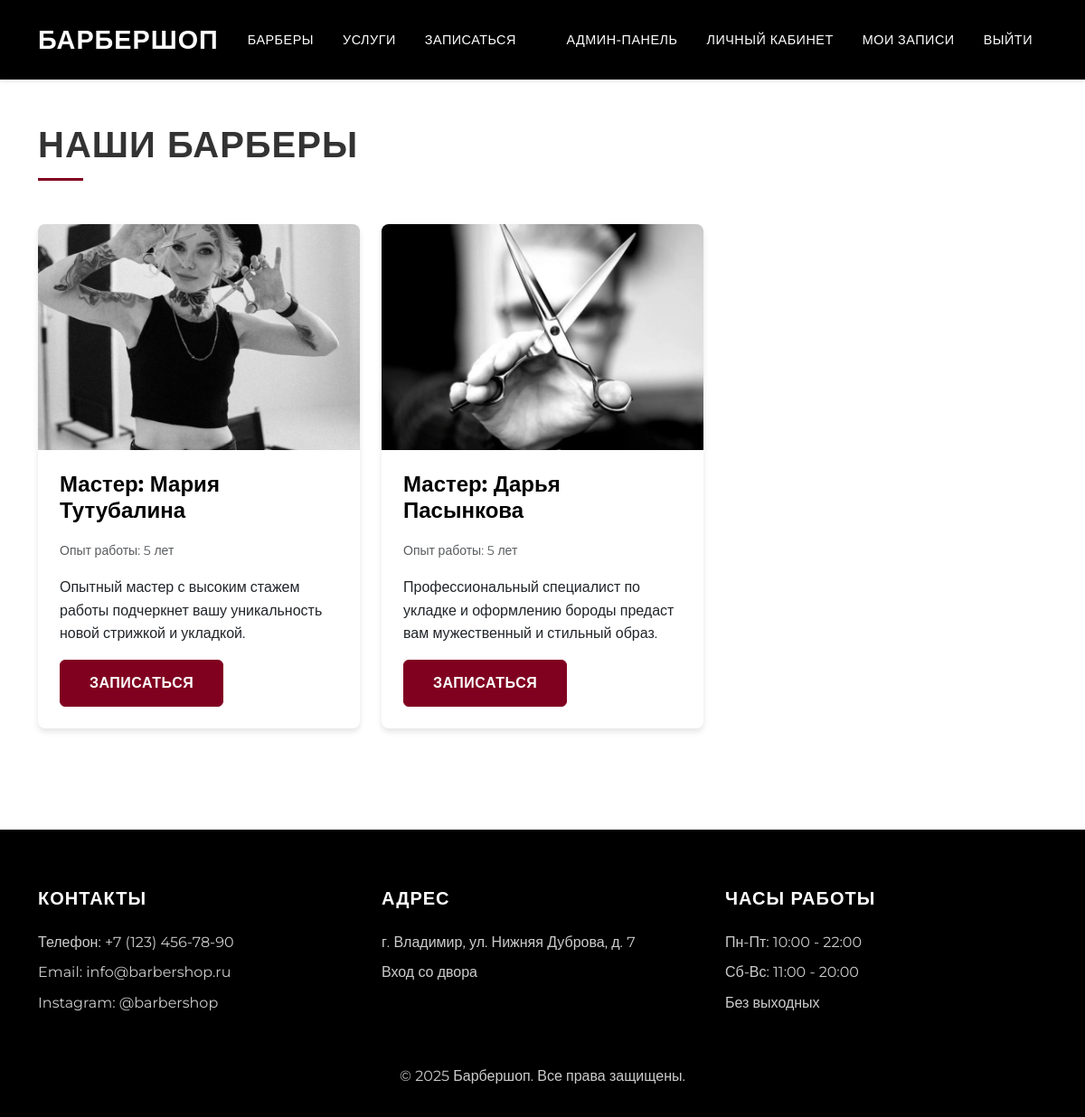
Page /barbers/ (signed in) on the committed database.
### barber_shop/models.py (models this page shows, shortened)
class Barber(models.Model):
    user = models.OneToOneField(User, on_delete=models.CASCADE, related_name='barber_profile')
    name = models.CharField(max_length=100, verbose_name='Имя')
    surname = models.CharField(max_length=100, verbose_name='Фамилия')
    photo = models.ImageField(upload_to='barbers/', verbose_name='Фото')
    experience = models.PositiveIntegerField(verbose_name='Опыт работы (лет)')
    description = models.TextField(verbose_name='Описание')
    specialties = models.TextField(verbose_name='Специализация')
    is_active = models.BooleanField(default=True, verbose_name='Активен')
    created_at = models.DateTimeField(auto_now_add=True)
    updated_at = models.DateTimeField(auto_now=True)
    slug = models.SlugField(unique=True, blank=True)
    class Meta:
        verbose_name = 'Барбер'
        verbose_name_plural = 'Барберы'
        ordering = ['-experience']

### barber_shop/views.py (the view)
# urls.py: path('barbers/', views.barber_list, name='barber_list'),
def barber_list(request):
    barbers = Barber.objects.filter(is_active=True)
    paginator = Paginator(barbers, 6)
    page = request.GET.get('page')
    barbers = paginator.get_page(page)
    return render(request, 'barber_shop/barber_list.html', {'barbers': barbers})

### barber_shop/templates/barber_shop/barber_list.html (shortened to what this page needs)
{% extends 'barber_shop/base.html' %}
{% block content %}
<div class="container py-5">
    <h1 class="section-title mb-5">Наши барберы</h1>
    <div class="row g-4">
        {% for barber in barbers %}
            <div class="col-md-6 col-lg-4">
                <div class="card h-100">
                    {% if barber.photo %}
                        <img src="{{ barber.photo.url }}" class="card-img-top" alt="{{ barber.name }} {{ barber.surname }}">
                    {% else %}
                        <img src="https://via.placeholder.com/400x250?text=Барбер" class="card-img-top" alt="{{ barber.name }} {{ barber.surname }}">
                    {% endif %}
                    <div class="card-body">
                        <h5 class="card-title">Мастер: {{ barber.name }} {{ barber.surname }}</h5>
                        <p class="card-text">
                            <small class="text-muted">Опыт работы: {{ barber.experience }} лет</small>
                        </p>
                        <p class="card-text">{{ barber.description|truncatewords:50 }}</p>
                        <div class="d-flex justify-content-between align-items-center">
                            <a href="{% url 'barber_shop:create_booking' %}?barber={{ barber.id }}" class="btn btn-primary">Записаться</a>
                        </div>
                    </div>
                </div>
            </div>
        {% empty %}
            <div class="col-12">
                <div class="alert alert-info">
                    Барберы пока не добавлены. Пожалуйста, зайдите позже.
                </div>
            </div>
        {% endfor %}
    </div>
</div>
{% endblock %}

### barber_shop/templates/barber_shop/base.html (style rules this page uses)
:root { --primary-color: #800020; --secondary-color: #000000; --accent-color: #ffffff; --gray-color: #f8f9fa; --text-color: #333333; }
body { font-family: 'Montserrat', sans-serif; background-color: var(--accent-color); color: var(--text-color); line-height: 1.6; }
.btn-primary { background-color: var(--primary-color); border-color: var(--primary-color); padding: 0.8rem 2rem; font-weight: 600; text-transform: uppercase; letter-spacing: 0.5px; transition: all 0.3s ease; }
.card { border: none; box-shadow: 0 4px 6px rgba(0,0,0,0.1); transition: transform 0.3s ease; border-radius: 8px; overflow: hidden; }
.card-img-top { height: 250px; object-fit: cover; }
.card-body { padding: 1.5rem; }
.card-title { font-weight: 600; margin-bottom: 1rem; color: var(--secondary-color); }
.card .card-title { font-size: 1.5rem; font-weight: 700; color: var(--secondary-color); }
.section-title { font-weight: 700; text-transform: uppercase; letter-spacing: 1px; margin-bottom: 2rem; position: relative; padding-bottom: 1rem; }
.section-title::after { content: ''; position: absolute; bottom: 0; left: 0; width: 50px; height: 3px; background-color: var(--primary-color); }
.btn { color: var(--accent-color) !important; transition: all 0.3s ease; }
a { color: var(--primary-color) !important; text-decoration: none; }

### rows in the picture
Barber: photo (picture), name "Мария", surname "Тутубалина", experience "5", description "Опытный мастер с высоким стажем работы подчеркнет вашу уникальность новой стрижкой и укладкой."
Barber: photo (picture), name "Дарья", surname "Пасынкова", experience "5", description "Профессиональный специалист по укладке и оформлению бороды предаст вам мужественный и стильный образ."
